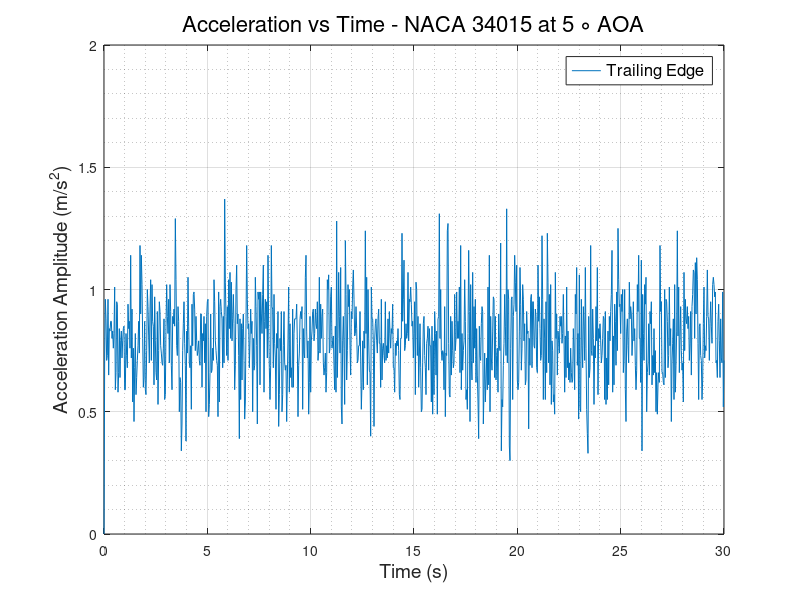
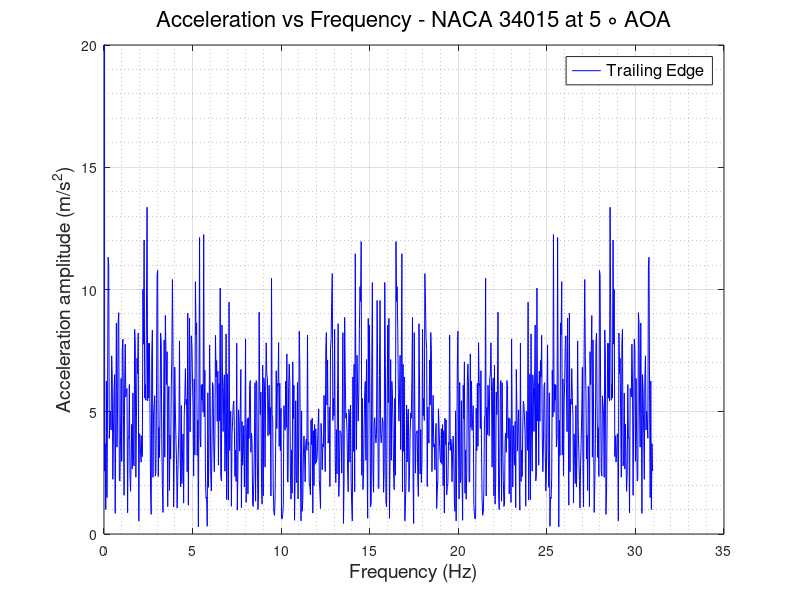

The MATLAB source for these figures, in order:
clc
clear
close all
%% READING ACCELEROMETER DATA and defining Variables
                        % TRAILING EDGE %
data   = xlsread('TE_800rpm.csv');
TE_time   = data(:,1);
TE_X_acc  = data(:,2);
TE_Y_acc  = data(:,3);
TE_Z_acc  = data(:,4);
TE_R_acc  = sqrt(TE_X_acc.^2 + TE_Y_acc.^2 + TE_Z_acc.^2);
% plot(TE_time,TE_R_acc)
N      = numel(TE_time);
Ts     = abs(diff(TE_time(1:2)));
fs     = 1/Ts;
f_axis = [0:N-1]*fs/N;
A_freq_TE = fft(TE_Z_acc);
figure(1)
plot(TE_time, TE_Z_acc)
grid on
grid minor
xlabel('Time (s)','FontSize',14,'FontWeight','normal')
ylabel('Acceleration Amplitude (m/s^2)','FontSize',14,'FontWeight','normal')
legend ('Trailing Edge','FontSize',12,'FontWeight','normal')
title('Acceleration vs Time - NACA 34015 at 5 \circ AOA','FontSize',16,'FontWeight','normal')
ylim([0 2])
figure(2)
plot(f_axis,abs(A_freq_TE),'-b','LineWidth',0.5)
grid on 
grid minor
ylabel('Acceleration amplitude (m/s^2)','FontSize',14,'FontWeight','normal')
xlabel('Frequency (Hz)','FontSize',14,'FontWeight','normal')
ylim([0 20])
legend ('Trailing Edge','FontSize',12,'FontWeight','normal')
title('Acceleration vs Frequency - NACA 34015 at 5 \circ AOA','FontSize',16,'FontWeight','normal')
